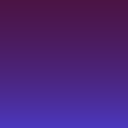
Frame 1 (no input)
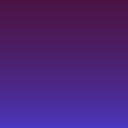
Frame 60 (the mouse pressed at the canvas centre just before this capture)
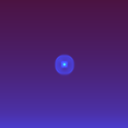
Frame 120 (the mouse held since frame 60 and released just before this capture)

The Processing sketch that drew these frames (run headless with seeded random() and noise(); from frame 60 on, the mouse is pressed at the canvas centre):

// Processing sketch: airSim
// ── airSim.pde
AirPx[][] air;
ArrayList<Ion> ions = new ArrayList<Ion>();


double g = 0.008;
int cpf = 16; 
int ipa = 0;
double efact = 1;
double qe = 0.01*efact;
double afe = 0.01*efact;
double ape = 0.001*efact;
double ade = 0.001*efact;
int cMode = 1;


void setup()
{
  size(128,128);
  background(255);
  air = new AirPx[width][height];
  for (int x=0; x < width; x++){
    for (int y=0; y < height; y++){
      air[x][y] = new AirPx(3*exp((float)((y-height)*g)),300,new double[] {0,0,0,0});
    }
  }
  frameRate(1024);
  //air[64][64].newDensity = 32;
  //thread("doAirRepeat");
  //thread("doAirRepeat");
}




void dampFlow(AirPx a, double amount){
  for(int i = 0; i < a.flow.length ; i ++)
    a.newFlow[i] *= amount;
}


void doAir(){
  for (int x=0; x < width; x++){
    for (int y=0; y < height; y++){
      //flow
      if(x < width - 1)
        air[x][y].move(air[x+1][y],air[x][y].flow[0] * afe);
      else{
        air[x][y].newFlow[2] += air[x][y].flow[0] * afe/2;
        air[x][y].newFlow[3] += air[x][y].flow[0] * afe/2;
        air[x][y].newFlow[0] -= air[x][y].flow[0] * afe;
      }
      if(x > 0)
        air[x][y].move(air[x-1][y],air[x][y].flow[1] * afe);
      else{
        air[x][y].newFlow[2] += air[x][y].flow[1] * afe/2;
        air[x][y].newFlow[3] += air[x][y].flow[1] * afe/2;
        air[x][y].newFlow[1] -= air[x][y].flow[1] * afe;
      }
      if(y < height - 1)
        air[x][y].move(air[x][y+1],air[x][y].flow[2] * afe);
      else{
        air[x][y].newFlow[0] += air[x][y].flow[2] * afe/2;
        air[x][y].newFlow[1] += air[x][y].flow[2] * afe/2;
        air[x][y].newFlow[2] -= air[x][y].flow[2] * afe;
      }
      if(y > 0)
        air[x][y].move(air[x][y-1],air[x][y].flow[3] * afe);
      else{
        air[x][y].newFlow[0] += air[x][y].flow[3] * afe/2;
        air[x][y].newFlow[1] += air[x][y].flow[3] * afe/2;
        air[x][y].newFlow[3] -= air[x][y].flow[3] * afe;
      }
      
      // pressure    flowx += dp/dx
      if(x < width - 1)
        air[x][y].newFlow[0] += ( air[x][y].pressure() - air[x+1][y].pressure() ) * ape;
      if(x > 0)
        air[x][y].newFlow[1] += ( air[x][y].pressure() - air[x-1][y].pressure() ) * ape;
      if(y < height - 1)
        air[x][y].newFlow[2] += ( air[x][y].pressure() - air[x][y+1].pressure() ) * ape;
      if(y > 0)
        air[x][y].newFlow[3] += ( air[x][y].pressure() - air[x][y-1].pressure() ) * ape;
      //gravity f = mg
      if (g > 0)
        if(y < height - 1)
          air[x][y].newFlow[2] += g*air[x][y].density;
      if (g < 0)
        if(y > 0)
          air[x][y].newFlow[3] -= g*air[x][y].density;
      
      
    }
  }
  for (int x=0; x < width; x++){
    for (int y=0; y < height; y++){
      air[x][y].update((float)afe * 10);
      dampFlow(air[x][y],1-ade);
      air[x][y].update((float)afe * 10);
    }
  }
}

double p = 0.0001;
double ien = 0.000001;
double iv = 0.01;


void doIons(){
  for(int i = 0; i < ions.size() ; i++){
    ions.get(i).addVel();
    if (ions.get(i).pos[0] < 0 || ions.get(i).pos[1] < 0 || ions.get(i).pos[0] > width-1 || ions.get(i).pos[1] > height-1){
      ions.remove(i);
      i --;
      
    }else{
    ions.get(i).vel[0] += p*ions.get(i).charge/ions.get(i).mass;
    int x = (int)(ions.get(i).pos[0]);
    int y = (int)(ions.get(i).pos[1]);
    set(x,y,color(0,0,255));
    if(Math.random() > pow( 0.9999   ,(float)(air[x][y].density * ions.get(i).velR()))){
      //interact
      Ion s = ions.remove(i);
      i --;
      if(s.energy() > ien){
        
        int c = 0;
        for (int n = 0 ; n < sqrt((float)(s.energy()/ien)) ; n ++){
          
           
          double[] pos = new double[s.pos.length];
          for(int p = 0; p < pos.length ; p++)
            pos[p] = s.pos[p];
          ions.add(new Ion(pos,new double[] {(Math.random()-0.5)*iv,(Math.random()-0.5)*iv},-1,1));
          
          
          c++;
        }
        ions.add(new Ion(s.pos,new double[] {0,0.0001},c,16));
      }
    }
    }
    
  }
}

void doAirRepeat(){
  while(true)
    doAir();
}

void draw()
{
  for (int x=0; x < width; x++){
    for (int y=0; y < height; y++){
      set(x,y,air[x][y].Color(cMode));
    }
  }
  //air[64][64].newDensity = 3;

  //for( int i = 0; i < cpf ; i ++){
    doAir();
    //for( int j = 0; j < ipa ; j ++)
     // doIons();
    
    if (mousePressed){
      if(mouseButton == 37){
      //air[(int)(mouseX)][(int)(mouseY)].newTemp *= 2;
      
      air[(int)(mouseX)][(int)(mouseY)].newTemp += 200;
      air[(int)(mouseX)][(int)(mouseY)].newDensity /= 1;
      //air[(int)(mouseX)][(int)(mouseY)].newFlow[0] += 100;
      }else{
      
      air[(int)(mouseX)][(int)(mouseY)].newTemp /= 1;
      air[(int)(mouseX)][(int)(mouseY)].newDensity += 10;
      //air[(int)(mouseX)][(int)(mouseY)].newDensity = 00;/**/
      //ions.add(new Ion(new double[] {mouseX,mouseY},new double[] {0,0},-1,1));
    }
    
  }
  if(keyPressed){
    if (key == 'v')
      air[mouseX][mouseY].flow[0] += 100;
    if (key == 'b'){
      air[(int)(mouseX)][(int)(mouseY)].newTemp += 5000;
      air[(int)(mouseX)][(int)(mouseY)].newDensity += 200;
    }
    if (key == 'g'){
      air[(int)(mouseX)][(int)(mouseY)].newTemp = 0;
      air[(int)(mouseX)][(int)(mouseY)].newDensity += 2000;
    }
    if (key == 'd'){
      //air[(int)(mouseX)][(int)(mouseY)].newTemp = ;
      air[(int)(mouseX)][(int)(mouseY)].newDensity = 0;
    }
    if (key == 'x'){
      air[(int)(mouseX)][(int)(mouseY)].newTemp /= 1.1;
    }
      
    if (key == 'c')
      for (int x=0; x < width; x++){
        for (int y=0; y < height; y++){
          air[x][y].newTemp /= 1.05;
        }
      }
     if (key == 'h')
      for (int x=0; x < width; x++){
        for (int y=0; y < height; y++){
          air[x][y].newTemp *= 1.05;
        }
      }
     if (key == 'z')
      for (int x=0; x < width; x++){
        for (int y=0; y < height; y++){
          air[x][y].newDensity /= 1.05;
        }
      }
    
    
    
    
  }
  
  
  //println(air[64][64].density,air[64][64].temp,air[64][64].flow[0],air[64][64].flow[1],air[64][64].flow[2],air[64][64].flow[3]);
  
  
}

void keyPressed(){
  if (key == 'f')
    g = -g;
}

// ── AirPx.pde
class AirPx
{
  public double density; 
  public double temp; 
  public double[] flow; 
  public double newDensity; 
  public double newTemp; 
  public double[] newFlow;
  public AirPx(double d,double t,double[] f){
    density = d;
    temp = t;
    flow = f;
    newDensity = d;
    newTemp = t;
    newFlow = f;
  }
  private double avg(double a,double b, double q){
    return a * q + b * (1-q);    
  }
  private double vel2(){
    double v2 = 0;
    for(double v:flow)
      v2 += v * v;
    return v2;
  }
  public void move(AirPx b, double frac){
    if(frac < 0){
      b.move(this,-frac);
      return;
    }
    
    double amount = density * frac;
    if(amount > 0){
      b.newDensity += amount;
      newDensity -= amount;
      if (newDensity < 0){
        newDensity = 0;
      }

      for(int i = 0; i < flow.length ; i ++)
        b.newFlow[i] = avg(flow[i],b.newFlow[i],amount/(amount+b.density));
      b.newTemp = avg(temp,b.newTemp,amount/(amount+b.density));
      //adiobatic heating/cooling pv=nrt, dp*v + dv*p = dt
      // dn = amount, n = density, v = 1 + dn/n, dv = -dn/n, p = pressure(), dp = hmmm, it heats up tho
      //newTemp -= (1-temp)/amount;
      //b.newTemp += (1-temp)/amount;
    }
  }

    
  

  
  public void update(float e){
    density = min((float)newDensity,1e8);
    temp = min((float)newTemp,1e8);
    for(int i = 0 ; i < flow.length ; i ++)
      flow[i] = max(0,min((float)newFlow[i],1/e));
  }
  public void discard(){
    newDensity = density;
    newTemp = temp;
    for(int i = 0 ; i < flow.length ; i ++)
      newFlow[i] = flow[i];
  }
  public double pressure(){
    return density * temp;
  }
  public color Color(int mode){
    if(mode == 0)
      return color((int)(temp/5),(int)(flow[0]*16+127),(int)(flow[1]*16+127));
    if(mode == 1)
      return color((int)(temp/4),(int)(pressure()/16),(int)(density*64));
    return color(0,0,0);
  }
  
}
// ── Ion.pde
class Ion
{
  public double[] pos;
  public double[] vel; 
  public double charge; 
  public double mass;
  public Ion(double[] p,double[] v,double c,double m){
    pos = p;
    vel = v;
    charge = c;
    mass = m;
  }
  public void addVel(){
   for (int i = 0; i < vel.length; i++){ 
     pos[i] += vel[i];
   }
  }
  public double energy(){
    //mv^2
    double v2 = 0;
    for( double v : vel)
      v2 += v * v;
    return mass*v2;
  }
  public double velR(){
    float v2 = 0;
    for( double v : vel)
      v2 += v * v;
    return sqrt(v2);
  }
}
